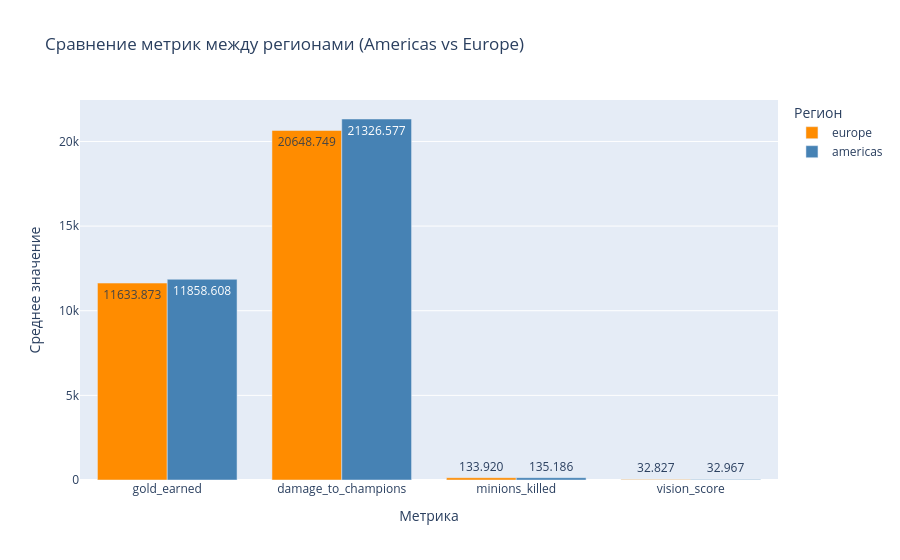

This figure's notebook cell:
### Markdown cell above
Kills (фраги)
Europe опережает Americas. Разница небольшая, оба региона показывают близкую эффективность в убийстве противников.
- Возможная причина: стиль игры или подбор состава (например, больше агрессивных ролей в Европе).

Deaths (смерти)
Практически одинаковый уровень смертей. Это говорит о схожей живучести и риске в боях.
- Небольшое увеличение смертей в Europe может быть платой за более высокую агрессию (больше kills, но и немного больше смертей).

Assists (помощь в убийстве)
Ключевое отличие: Европа лидирует с огромным отрывом – больше assists, чем в Americas.
- Это означает, что европейские игроки гораздо чаще участвуют в командных действиях, поддерживают союзников, наносят урон в тимфайтах или спасают тиммейтов.

### Code cell
query = '''
SELECT         avg(gold_earned) as gold_earned,
               avg(damage_to_champions) as damage_to_champions,
               avg(minions_killed) as minions_killed,
               avg(vision_score) as vision_score,
      CASE LEFT(match_id, 2 )
          WHEN 'NA' THEN 'americas'
          WHEN 'EU' THEN 'europe'
          WHEN 'RU' THEN 'europe'
      END AS region              
FROM read_parquet('parquet_data/matches.parquet')
GROUP BY region
'''
df_gdmv = duckdb.query(query).to_df().melt(id_vars=['region'], 
                                            value_vars=['gold_earned', 'damage_to_champions', 
                                                        'minions_killed', 'vision_score'],
                                            var_name='metric', 
                                            value_name='value')

fig = px.bar(df_gdmv, 
             x='metric', 
             y='value', 
             color='region', 
             barmode='group',
             text_auto='.3f',  # показывает значения на столбцах
             title='Сравнение метрик между регионами (Americas vs Europe)',
             labels={'value': 'Среднее значение', 'metric': 'Метрика', 'region': 'Регион'},
             color_discrete_map={'americas': 'steelblue', 'europe': 'darkorange'})

fig.update_layout(
    yaxis_title='Среднее значение',
    xaxis_title='Метрика',
    legend_title='Регион'
)

fig.show()

### Figure 1 — Plotly figure (JSON) as saved in the notebook; plotly's stock layout.template omitted (floating-point values rounded to 4 significant figures)
{"data": [{"alignmentgroup": "True", "hovertemplate": "Регион=europe<br>Метрика=%{x}<br>Среднее значение=%{y}<extra></extra>", "legendgroup": "europe", "marker": {"color": "darkorange", "pattern": {"shape": ""}}, "name": "europe", "offsetgroup": "europe", "orientation": "v", "showlegend": true, "textposition": "auto", "texttemplate": "%{y:.3f}", "type": "bar", "x": ["gold_earned", "damage_to_champions", "minions_killed", "vision_score"], "xaxis": "x", "y": [11630.0, 20650.0, 133.9, 32.83], "yaxis": "y"}, {"alignmentgroup": "True", "hovertemplate": "Регион=americas<br>Метрика=%{x}<br>Среднее значение=%{y}<extra></extra>", "legendgroup": "americas", "marker": {"color": "steelblue", "pattern": {"shape": ""}}, "name": "americas", "offsetgroup": "americas", "orientation": "v", "showlegend": true, "textposition": "auto", "texttemplate": "%{y:.3f}", "type": "bar", "x": ["gold_earned", "damage_to_champions", "minions_killed", "vision_score"], "xaxis": "x", "y": [11860.0, 21330.0, 135.2, 32.97], "yaxis": "y"}], "layout": {"barmode": "group", "legend": {"title": {"text": "Регион"}, "tracegroupgap": 0}, "title": {"text": "Сравнение метрик между регионами (Americas vs Europe)"}, "xaxis": {"anchor": "y", "domain": [0, 1], "title": {"text": "Метрика"}}, "yaxis": {"anchor": "x", "domain": [0, 1], "title": {"text": "Среднее значение"}}}}
